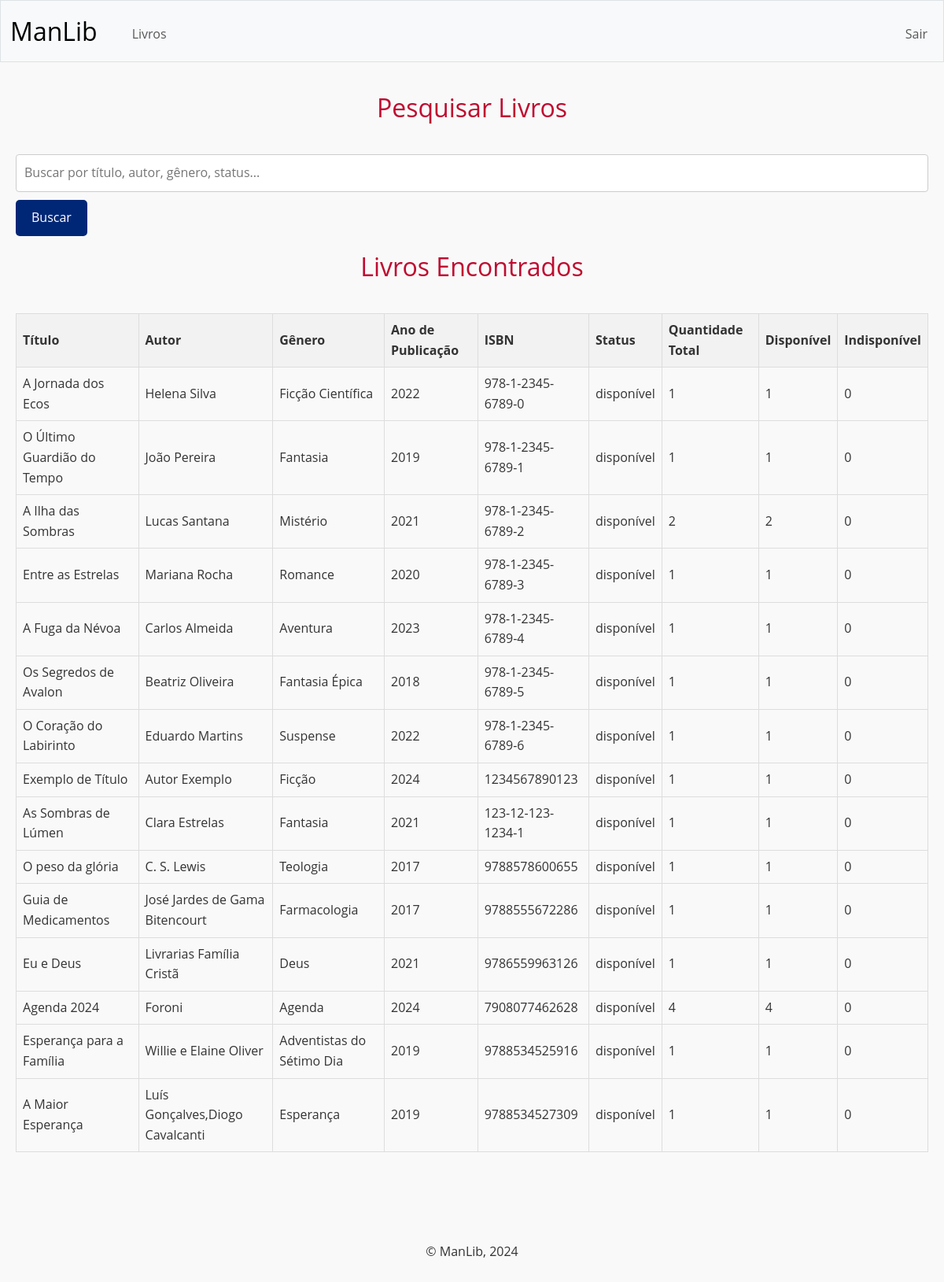
The page /livros (signed in) on the database its author committed.
### tables this page shows
CREATE TABLE "livros" (
    livro_id INTEGER PRIMARY KEY AUTOINCREMENT,
    titulo VARCHAR(255) NOT NULL,
    autor VARCHAR(255) NOT NULL,
    genero VARCHAR(100),
    ano_de_publicacao YEAR,
    isbn VARCHAR(20) UNIQUE,
    quantidade_total INT DEFAULT 0,
    quantidade_disponivel INTEGER CHECK (quantidade_disponivel >= 0),
    quantidade_indisponivel INTEGER CHECK (quantidade_indisponivel >= 0),
    status TEXT CHECK( status IN ('disponível', 'indisponível')) NOT NULL
);

### app.py (the view)
@app.route('/livros')
def consultar_livros():
    if 'logged_in' in session and session['user_type'] == 'estudante':
        pesquisa = request.args.get('pesquisa', '').strip()
        conn = get_db_connection()
        cursor = conn.cursor()
        if pesquisa:
            if pesquisa.isdigit():
                cursor.execute(
                    """
                    SELECT * FROM livros
                    WHERE ano_de_publicacao = ?
                    OR isbn LIKE ?
                    """,
                    (pesquisa, f"%{pesquisa}%")
                )
            elif pesquisa.lower() in ["disponível", "indisponível"]:  # Verifica se é uma pesquisa de status
                cursor.execute("SELECT * FROM livros WHERE status = ?", (pesquisa,))
            else:
                cursor.execute(
                """
                SELECT * FROM livros
                WHERE titulo LIKE ?
                OR autor LIKE ?
                OR genero LIKE ?
                """,
                (f"%{pesquisa}%", f"%{pesquisa}%", f"%{pesquisa}%")
            )
        else:
            cursor.execute("SELECT * FROM livros")
        livros_encontrados = cursor.fetchall()
        conn.close()
        return render_template('livros.html', livros=livros_encontrados, pesquisa=pesquisa)
    return redirect(url_for('login'))

### app.py (called while the page is built)
def get_db_connection():
    conn = sqlite3.connect('manlib.db')
    conn.row_factory = sqlite3.Row
    return conn

@app.before_request
def check_session():
    if 'user_agent' not in session:
        session['user_agent'] = request.user_agent.string
    if 'ip' not in session:
        session['ip'] = request.remote_addr
    if session['user_agent'] != request.user_agent.string or session['ip'] != request.remote_addr:
        session.clear()

### templates/livros.html (shortened to what this page needs)
{% extends "layout.html" %}
{% block main %}
    <section>
        <h2>Pesquisar Livros</h2>
        <form method="GET" action="/livros">
            <input type="text" name="pesquisa" placeholder="Buscar por título, autor, gênero, status..." />
            <button type="submit">Buscar</button>
        </form>
    </section>
    <section>
        <h2>Livros Encontrados</h2>
        <table>
            <thead>
                <tr>
                    <th>Título</th>
                    <th>Autor</th>
                    <th>Gênero</th>
                    <th>Ano de Publicação</th>
                    <th>ISBN</th>
                    <th>Status</th>
                    <th>Quantidade Total</th>
                    <th>Disponível</th>
                    <th>Indisponível</th>
                </tr>
            </thead>
            <tbody>
                {% if pesquisa %}
                    {% if livros %}
                        {% for livro in livros %}
                        <tr>
                            <td>{{ livro.titulo }}</td>
                            <td>{{ livro.autor }}</td>
                            <td>{{ livro.genero }}</td>
                            <td>{{ livro.ano_de_publicacao }}</td>
                            <td>{{ livro.isbn }}</td>
                            <td>{{ livro.status }}</td>
                            <td>{{ livro.quantidade_total }}</td>
                            <td>{{ livro.quantidade_disponivel }}</td>
                            <td>{{ livro.quantidade_indisponivel }}</td>
                        </tr>
                        {% endfor %}
                    {% else %}
                        <tr>
                            <td colspan="6">Nenhum livro encontrado para sua pesquisa.</td>
                        </tr>
                    {% endif %}
                {% else %}
                    {% for livro in livros %}
                    <tr>
                        <td>{{ livro.titulo }}</td>
                        <td>{{ livro.autor }}</td>
                        <td>{{ livro.genero }}</td>
                        <td>{{ livro.ano_de_publicacao }}</td>
                        <td>{{ livro.isbn }}</td>
                        <td>{{ livro.status }}</td>
                        <td>{{ livro.quantidade_total }}</td>
                        <td>{{ livro.quantidade_disponivel }}</td>
                        <td>{{ livro.quantidade_indisponivel }}</td>
                    </tr>
                    {% endfor %}
                {% endif %}
            </tbody>
        </table>
    </section>
{% endblock %}

### static/styles.css (style rules this page uses)
* { margin: 0; padding: 0; box-sizing: border-box; }
body { font-family: 'Open Sans', sans-serif; background-color: #f9f9f9; color: #333; line-height: 1.6; padding: 0; padding-top: 70px; }
h1, h2, h3 { color: #BF0A30; text-align: center; margin-bottom: 40px; }
button { background-color: #002776; color: white; padding: 10px 20px; border: none; border-radius: 5px; cursor: pointer; }
table { width: 100%; border-collapse: collapse; margin: 20px 0; }
table th, table td { border: 1px solid #ddd; padding: 8px; text-align: left; }
table th { background-color: #f2f2f2; color: #333; }
form { margin: 20px 0; }
form input, form select, form textarea { width: 100%; padding: 10px; margin-bottom: 10px; border: 1px solid #ccc; border-radius: 4px; }

### rows shown on the page
livros: titulo "A Jornada dos Ecos", autor "Helena Silva", genero "Ficção Científica", ano_de_publicacao "2022", isbn "978-1-2345-6789-0", status "disponível", quantidade_total "1", quantidade_disponivel "1", quantidade_indisponivel "0"
livros: titulo "O Último Guardião do Tempo", autor "João Pereira", genero "Fantasia", ano_de_publicacao "2019", isbn "978-1-2345-6789-1", status "disponível", quantidade_total "1", quantidade_disponivel "1", quantidade_indisponivel "0"
livros: titulo "A Ilha das Sombras", autor "Lucas Santana", genero "Mistério", ano_de_publicacao "2021", isbn "978-1-2345-6789-2", status "disponível", quantidade_total "2", quantidade_disponivel "2", quantidade_indisponivel "0"
livros: titulo "Entre as Estrelas", autor "Mariana Rocha", genero "Romance", ano_de_publicacao "2020", isbn "978-1-2345-6789-3", status "disponível", quantidade_total "1", quantidade_disponivel "1", quantidade_indisponivel "0"
livros: titulo "A Fuga da Névoa", autor "Carlos Almeida", genero "Aventura", ano_de_publicacao "2023", isbn "978-1-2345-6789-4", status "disponível", quantidade_total "1", quantidade_disponivel "1", quantidade_indisponivel "0"
livros: titulo "Os Segredos de Avalon", autor "Beatriz Oliveira", genero "Fantasia Épica", ano_de_publicacao "2018", isbn "978-1-2345-6789-5", status "disponível", quantidade_total "1", quantidade_disponivel "1", quantidade_indisponivel "0"
livros: titulo "O Coração do Labirinto", autor "Eduardo Martins", genero "Suspense", ano_de_publicacao "2022", isbn "978-1-2345-6789-6", status "disponível", quantidade_total "1", quantidade_disponivel "1", quantidade_indisponivel "0"
livros: titulo "Exemplo de Título", autor "Autor Exemplo", genero "Ficção", ano_de_publicacao "2024", isbn "1234567890123", status "disponível", quantidade_total "1", quantidade_disponivel "1", quantidade_indisponivel "0"
livros: titulo "As Sombras de Lúmen", autor "Clara Estrelas", genero "Fantasia", ano_de_publicacao "2021", isbn "123-12-123-1234-1", status "disponível", quantidade_total "1", quantidade_disponivel "1", quantidade_indisponivel "0"
livros: titulo "O peso da glória", autor "C. S. Lewis", genero "Teologia", ano_de_publicacao "2017", isbn "9788578600655", status "disponível", quantidade_total "1", quantidade_disponivel "1", quantidade_indisponivel "0"
livros: titulo "Guia de Medicamentos", autor "José Jardes de Gama Bitencourt", genero "Farmacologia", ano_de_publicacao "2017", isbn "9788555672286", status "disponível", quantidade_total "1", quantidade_disponivel "1", quantidade_indisponivel "0"
livros: titulo "Eu e Deus", autor "Livrarias Família Cristã", genero "Deus", ano_de_publicacao "2021", isbn "9786559963126", status "disponível", quantidade_total "1", quantidade_disponivel "1", quantidade_indisponivel "0"
livros: titulo "Agenda 2024", autor "Foroni", genero "Agenda", ano_de_publicacao "2024", isbn "7908077462628", status "disponível", quantidade_total "4", quantidade_disponivel "4", quantidade_indisponivel "0"
livros: titulo "Esperança para a Família", autor "Willie e Elaine Oliver", genero "Adventistas do Sétimo Dia", ano_de_publicacao "2019", isbn "9788534525916", status "disponível", quantidade_total "1", quantidade_disponivel "1", quantidade_indisponivel "0"
livros: titulo "A Maior Esperança", autor "Luís Gonçalves,Diogo Cavalcanti", genero "Esperança", ano_de_publicacao "2019", isbn "9788534527309", status "disponível", quantidade_total "1", quantidade_disponivel "1", quantidade_indisponivel "0"
